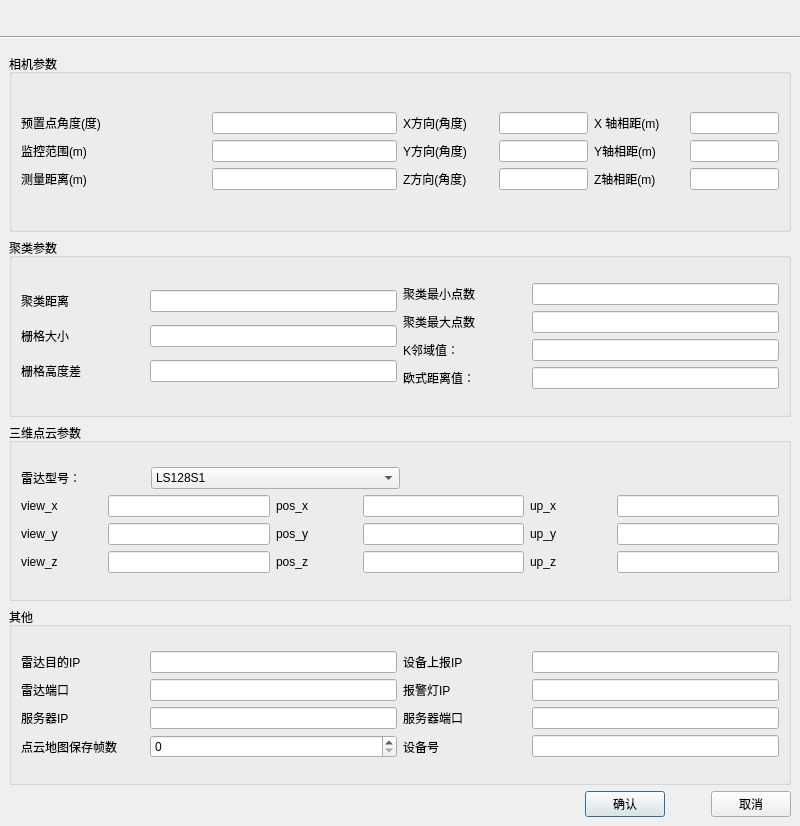
<?xml version="1.0" encoding="UTF-8"?>
<ui version="4.0">
 <class>AddLidar</class>
 <widget class="QDialog" name="AddLidar">
  <property name="geometry">
   <rect>
    <x>0</x>
    <y>0</y>
    <width>800</width>
    <height>826</height>
   </rect>
  </property>
  <property name="sizePolicy">
   <sizepolicy hsizetype="Fixed" vsizetype="Fixed">
    <horstretch>0</horstretch>
    <verstretch>0</verstretch>
   </sizepolicy>
  </property>
  <property name="windowTitle">
   <string>Dialog</string>
  </property>
  <layout class="QGridLayout" name="gridLayout_6">
   <property name="leftMargin">
    <number>0</number>
   </property>
   <property name="topMargin">
    <number>0</number>
   </property>
   <property name="rightMargin">
    <number>0</number>
   </property>
   <property name="bottomMargin">
    <number>0</number>
   </property>
   <item row="0" column="0">
    <widget class="ChildTitleBar" name="widget" native="true">
     <property name="minimumSize">
      <size>
       <width>0</width>
       <height>30</height>
      </size>
     </property>
     <property name="maximumSize">
      <size>
       <width>16777215</width>
       <height>30</height>
      </size>
     </property>
    </widget>
   </item>
   <item row="1" column="0">
    <widget class="Line" name="line">
     <property name="orientation">
      <enum>Qt::Horizontal</enum>
     </property>
    </widget>
   </item>
   <item row="2" column="0">
    <widget class="QWidget" name="widget_2" native="true">
     <layout class="QGridLayout" name="gridLayout_5">
      <item row="0" column="0">
       <layout class="QVBoxLayout" name="verticalLayout_10">
        <item>
         <layout class="QVBoxLayout" name="verticalLayout_3">
          <item>
           <widget class="QGroupBox" name="groupBox">
            <property name="title">
             <string>相机参数</string>
            </property>
            <layout class="QGridLayout" name="gridLayout_3">
             <item row="0" column="0">
              <layout class="QVBoxLayout" name="verticalLayout">
               <item>
                <layout class="QHBoxLayout" name="horizontalLayout_37">
                 <item>
                  <layout class="QHBoxLayout" name="horizontalLayout_2" stretch="1,1">
                   <item>
                    <widget class="QLabel" name="label_4">
                     <property name="text">
                      <string>预置点角度(度)  </string>
                     </property>
                     <property name="alignment">
                      <set>Qt::AlignLeading|Qt::AlignLeft|Qt::AlignVCenter</set>
                     </property>
                    </widget>
                   </item>
                   <item>
                    <widget class="QLineEdit" name="JAngle">
                     <property name="alignment">
                      <set>Qt::AlignCenter</set>
                     </property>
                    </widget>
                   </item>
                  </layout>
                 </item>
                 <item>
                  <layout class="QHBoxLayout" name="horizontalLayout_21">
                   <item>
                    <layout class="QHBoxLayout" name="horizontalLayout_3" stretch="1,1">
                     <item>
                      <widget class="QLabel" name="label_9">
                       <property name="text">
                        <string>X方向(角度)</string>
                       </property>
                      </widget>
                     </item>
                     <item>
                      <widget class="QLineEdit" name="XAngle">
                       <property name="alignment">
                        <set>Qt::AlignCenter</set>
                       </property>
                      </widget>
                     </item>
                    </layout>
                   </item>
                   <item>
                    <layout class="QHBoxLayout" name="horizontalLayout_5" stretch="1,1">
                     <item>
                      <widget class="QLabel" name="label">
                       <property name="text">
                        <string>X 轴相距(m)</string>
                       </property>
                      </widget>
                     </item>
                     <item>
                      <widget class="QLineEdit" name="base_x">
                       <property name="alignment">
                        <set>Qt::AlignCenter</set>
                       </property>
                      </widget>
                     </item>
                    </layout>
                   </item>
                  </layout>
                 </item>
                </layout>
               </item>
               <item>
                <layout class="QHBoxLayout" name="horizontalLayout_38">
                 <item>
                  <layout class="QHBoxLayout" name="horizontalLayout" stretch="1,1">
                   <item>
                    <widget class="QLabel" name="label_2">
                     <property name="text">
                      <string>监控范围(m)</string>
                     </property>
                     <property name="alignment">
                      <set>Qt::AlignLeading|Qt::AlignLeft|Qt::AlignVCenter</set>
                     </property>
                    </widget>
                   </item>
                   <item>
                    <widget class="QLineEdit" name="JDis">
                     <property name="alignment">
                      <set>Qt::AlignCenter</set>
                     </property>
                    </widget>
                   </item>
                  </layout>
                 </item>
                 <item>
                  <layout class="QHBoxLayout" name="horizontalLayout_26">
                   <item>
                    <layout class="QHBoxLayout" name="horizontalLayout_4" stretch="1,1">
                     <item>
                      <widget class="QLabel" name="label_3">
                       <property name="text">
                        <string>Y方向(角度)</string>
                       </property>
                       <property name="alignment">
                        <set>Qt::AlignLeading|Qt::AlignLeft|Qt::AlignVCenter</set>
                       </property>
                      </widget>
                     </item>
                     <item>
                      <widget class="QLineEdit" name="YAngle">
                       <property name="alignment">
                        <set>Qt::AlignCenter</set>
                       </property>
                      </widget>
                     </item>
                    </layout>
                   </item>
                   <item>
                    <layout class="QHBoxLayout" name="horizontalLayout_6" stretch="1,1">
                     <item>
                      <widget class="QLabel" name="label_5">
                       <property name="text">
                        <string>Y轴相距(m)</string>
                       </property>
                      </widget>
                     </item>
                     <item>
                      <widget class="QLineEdit" name="base_y">
                       <property name="alignment">
                        <set>Qt::AlignCenter</set>
                       </property>
                      </widget>
                     </item>
                    </layout>
                   </item>
                  </layout>
                 </item>
                </layout>
               </item>
               <item>
                <layout class="QHBoxLayout" name="horizontalLayout_39">
                 <item>
                  <layout class="QHBoxLayout" name="horizontalLayout_7" stretch="1,1">
                   <item>
                    <widget class="QLabel" name="label_6">
                     <property name="text">
                      <string>测量距离(m)</string>
                     </property>
                    </widget>
                   </item>
                   <item>
                    <widget class="QLineEdit" name="setradius">
                     <property name="alignment">
                      <set>Qt::AlignCenter</set>
                     </property>
                    </widget>
                   </item>
                  </layout>
                 </item>
                 <item>
                  <layout class="QHBoxLayout" name="horizontalLayout_34">
                   <item>
                    <layout class="QHBoxLayout" name="horizontalLayout_35" stretch="1,1">
                     <item>
                      <widget class="QLabel" name="label_18">
                       <property name="text">
                        <string>Z方向(角度)</string>
                       </property>
                       <property name="alignment">
                        <set>Qt::AlignLeading|Qt::AlignLeft|Qt::AlignVCenter</set>
                       </property>
                      </widget>
                     </item>
                     <item>
                      <widget class="QLineEdit" name="ZAngle">
                       <property name="alignment">
                        <set>Qt::AlignCenter</set>
                       </property>
                      </widget>
                     </item>
                    </layout>
                   </item>
                   <item>
                    <layout class="QHBoxLayout" name="horizontalLayout_36" stretch="1,1">
                     <item>
                      <widget class="QLabel" name="label_19">
                       <property name="text">
                        <string>Z轴相距(m)</string>
                       </property>
                      </widget>
                     </item>
                     <item>
                      <widget class="QLineEdit" name="base_z">
                       <property name="alignment">
                        <set>Qt::AlignCenter</set>
                       </property>
                      </widget>
                     </item>
                    </layout>
                   </item>
                  </layout>
                 </item>
                </layout>
               </item>
              </layout>
             </item>
            </layout>
           </widget>
          </item>
          <item>
           <widget class="QGroupBox" name="groupBox_2">
            <property name="title">
             <string>聚类参数</string>
            </property>
            <layout class="QGridLayout" name="gridLayout_4">
             <item row="0" column="0">
              <layout class="QHBoxLayout" name="horizontalLayout_41">
               <item>
                <layout class="QVBoxLayout" name="verticalLayout_6">
                 <item>
                  <layout class="QHBoxLayout" name="horizontalLayout_8" stretch="1,2">
                   <item>
                    <widget class="QLabel" name="label_7">
                     <property name="text">
                      <string>聚类距离</string>
                     </property>
                    </widget>
                   </item>
                   <item>
                    <widget class="QLineEdit" name="clusterTolerance">
                     <property name="alignment">
                      <set>Qt::AlignCenter</set>
                     </property>
                    </widget>
                   </item>
                  </layout>
                 </item>
                 <item>
                  <layout class="QHBoxLayout" name="horizontalLayout_11" stretch="1,2">
                   <item>
                    <widget class="QLabel" name="label_11">
                     <property name="text">
                      <string>栅格大小</string>
                     </property>
                    </widget>
                   </item>
                   <item>
                    <widget class="QLineEdit" name="resolution">
                     <property name="alignment">
                      <set>Qt::AlignCenter</set>
                     </property>
                    </widget>
                   </item>
                  </layout>
                 </item>
                 <item>
                  <layout class="QHBoxLayout" name="horizontalLayout_12" stretch="1,2">
                   <item>
                    <widget class="QLabel" name="label_12">
                     <property name="text">
                      <string>栅格高度差</string>
                     </property>
                    </widget>
                   </item>
                   <item>
                    <widget class="QLineEdit" name="difference_threshold">
                     <property name="alignment">
                      <set>Qt::AlignCenter</set>
                     </property>
                    </widget>
                   </item>
                  </layout>
                 </item>
                </layout>
               </item>
               <item>
                <layout class="QVBoxLayout" name="verticalLayout_2">
                 <item>
                  <layout class="QHBoxLayout" name="horizontalLayout_9" stretch="1,2">
                   <item>
                    <widget class="QLabel" name="label_8">
                     <property name="text">
                      <string>聚类最小点数</string>
                     </property>
                    </widget>
                   </item>
                   <item>
                    <widget class="QLineEdit" name="minClusterSize">
                     <property name="alignment">
                      <set>Qt::AlignCenter</set>
                     </property>
                    </widget>
                   </item>
                  </layout>
                 </item>
                 <item>
                  <layout class="QHBoxLayout" name="horizontalLayout_10" stretch="1,2">
                   <item>
                    <widget class="QLabel" name="label_10">
                     <property name="text">
                      <string>聚类最大点数</string>
                     </property>
                    </widget>
                   </item>
                   <item>
                    <widget class="QLineEdit" name="maxClusterSize">
                     <property name="alignment">
                      <set>Qt::AlignCenter</set>
                     </property>
                    </widget>
                   </item>
                  </layout>
                 </item>
                 <item>
                  <layout class="QHBoxLayout" name="horizontalLayout_27" stretch="1,2">
                   <item>
                    <widget class="QLabel" name="label_20">
                     <property name="text">
                      <string>K邻域值：</string>
                     </property>
                    </widget>
                   </item>
                   <item>
                    <widget class="QLineEdit" name="kValue">
                     <property name="alignment">
                      <set>Qt::AlignCenter</set>
                     </property>
                    </widget>
                   </item>
                  </layout>
                 </item>
                 <item>
                  <layout class="QHBoxLayout" name="horizontalLayout_40" stretch="1,2">
                   <item>
                    <widget class="QLabel" name="label_29">
                     <property name="text">
                      <string>欧式距离值：</string>
                     </property>
                    </widget>
                   </item>
                   <item>
                    <widget class="QLineEdit" name="distance">
                     <property name="alignment">
                      <set>Qt::AlignCenter</set>
                     </property>
                    </widget>
                   </item>
                  </layout>
                 </item>
                </layout>
               </item>
              </layout>
             </item>
            </layout>
           </widget>
          </item>
          <item>
           <widget class="QGroupBox" name="groupBox_3">
            <property name="title">
             <string>三维点云参数</string>
            </property>
            <layout class="QGridLayout" name="gridLayout">
             <item row="1" column="0">
              <layout class="QVBoxLayout" name="verticalLayout_9">
               <item>
                <layout class="QHBoxLayout" name="horizontalLayout_33">
                 <item>
                  <layout class="QHBoxLayout" name="horizontalLayout_14" stretch="1,2">
                   <item>
                    <widget class="QLabel" name="label_13">
                     <property name="text">
                      <string>雷达型号：</string>
                     </property>
                    </widget>
                   </item>
                   <item>
                    <widget class="QComboBox" name="comboBox">
                     <item>
                      <property name="text">
                       <string>LS128S1</string>
                      </property>
                     </item>
                     <item>
                      <property name="text">
                       <string>CH128X1</string>
                      </property>
                     </item>
                     <item>
                      <property name="text">
                       <string>C16</string>
                      </property>
                     </item>
                    </widget>
                   </item>
                  </layout>
                 </item>
                 <item>
                  <spacer name="horizontalSpacer_2">
                   <property name="orientation">
                    <enum>Qt::Horizontal</enum>
                   </property>
                   <property name="sizeHint" stdset="0">
                    <size>
                     <width>40</width>
                     <height>20</height>
                    </size>
                   </property>
                  </spacer>
                 </item>
                </layout>
               </item>
               <item>
                <layout class="QHBoxLayout" name="horizontalLayout_28">
                 <item>
                  <layout class="QVBoxLayout" name="verticalLayout_4">
                   <item>
                    <layout class="QHBoxLayout" name="horizontalLayout_30" stretch="1,2">
                     <item>
                      <widget class="QLabel" name="label_26">
                       <property name="text">
                        <string>view_x</string>
                       </property>
                      </widget>
                     </item>
                     <item>
                      <widget class="QLineEdit" name="view_x">
                       <property name="alignment">
                        <set>Qt::AlignCenter</set>
                       </property>
                      </widget>
                     </item>
                    </layout>
                   </item>
                   <item>
                    <layout class="QHBoxLayout" name="horizontalLayout_31" stretch="1,2">
                     <item>
                      <widget class="QLabel" name="label_27">
                       <property name="text">
                        <string>view_y</string>
                       </property>
                      </widget>
                     </item>
                     <item>
                      <widget class="QLineEdit" name="view_y">
                       <property name="alignment">
                        <set>Qt::AlignCenter</set>
                       </property>
                      </widget>
                     </item>
                    </layout>
                   </item>
                   <item>
                    <layout class="QHBoxLayout" name="horizontalLayout_32" stretch="1,2">
                     <item>
                      <widget class="QLabel" name="label_28">
                       <property name="text">
                        <string>view_z</string>
                       </property>
                      </widget>
                     </item>
                     <item>
                      <widget class="QLineEdit" name="view_z">
                       <property name="alignment">
                        <set>Qt::AlignCenter</set>
                       </property>
                      </widget>
                     </item>
                    </layout>
                   </item>
                  </layout>
                 </item>
                 <item>
                  <layout class="QVBoxLayout" name="verticalLayout_8">
                   <item>
                    <layout class="QHBoxLayout" name="horizontalLayout_22" stretch="1,2">
                     <item>
                      <widget class="QLabel" name="label_21">
                       <property name="text">
                        <string>pos_x</string>
                       </property>
                      </widget>
                     </item>
                     <item>
                      <widget class="QLineEdit" name="pos_x">
                       <property name="alignment">
                        <set>Qt::AlignCenter</set>
                       </property>
                      </widget>
                     </item>
                    </layout>
                   </item>
                   <item>
                    <layout class="QHBoxLayout" name="horizontalLayout_17" stretch="1,2">
                     <item>
                      <widget class="QLabel" name="label_16">
                       <property name="text">
                        <string>pos_y</string>
                       </property>
                      </widget>
                     </item>
                     <item>
                      <widget class="QLineEdit" name="pos_y">
                       <property name="alignment">
                        <set>Qt::AlignCenter</set>
                       </property>
                      </widget>
                     </item>
                    </layout>
                   </item>
                   <item>
                    <layout class="QHBoxLayout" name="horizontalLayout_23" stretch="1,2">
                     <item>
                      <widget class="QLabel" name="label_22">
                       <property name="text">
                        <string>pos_z</string>
                       </property>
                      </widget>
                     </item>
                     <item>
                      <widget class="QLineEdit" name="pos_z">
                       <property name="alignment">
                        <set>Qt::AlignCenter</set>
                       </property>
                      </widget>
                     </item>
                    </layout>
                   </item>
                  </layout>
                 </item>
                 <item>
                  <layout class="QVBoxLayout" name="verticalLayout_7">
                   <item>
                    <layout class="QHBoxLayout" name="horizontalLayout_15" stretch="1,2">
                     <item>
                      <widget class="QLabel" name="label_14">
                       <property name="text">
                        <string>up_x</string>
                       </property>
                      </widget>
                     </item>
                     <item>
                      <widget class="QLineEdit" name="up_x">
                       <property name="alignment">
                        <set>Qt::AlignCenter</set>
                       </property>
                      </widget>
                     </item>
                    </layout>
                   </item>
                   <item>
                    <layout class="QHBoxLayout" name="horizontalLayout_16" stretch="1,2">
                     <item>
                      <widget class="QLabel" name="label_15">
                       <property name="text">
                        <string>up_y</string>
                       </property>
                      </widget>
                     </item>
                     <item>
                      <widget class="QLineEdit" name="up_y">
                       <property name="alignment">
                        <set>Qt::AlignCenter</set>
                       </property>
                      </widget>
                     </item>
                    </layout>
                   </item>
                   <item>
                    <layout class="QHBoxLayout" name="horizontalLayout_24" stretch="1,2">
                     <item>
                      <widget class="QLabel" name="label_23">
                       <property name="text">
                        <string>up_z</string>
                       </property>
                      </widget>
                     </item>
                     <item>
                      <widget class="QLineEdit" name="up_z">
                       <property name="alignment">
                        <set>Qt::AlignCenter</set>
                       </property>
                      </widget>
                     </item>
                    </layout>
                   </item>
                  </layout>
                 </item>
                </layout>
               </item>
              </layout>
             </item>
            </layout>
           </widget>
          </item>
          <item>
           <widget class="QGroupBox" name="groupBox_4">
            <property name="title">
             <string>其他</string>
            </property>
            <layout class="QGridLayout" name="gridLayout_2">
             <item row="0" column="0">
              <layout class="QVBoxLayout" name="verticalLayout_5">
               <item>
                <layout class="QHBoxLayout" name="horizontalLayout_19" stretch="1,1">
                 <item>
                  <layout class="QHBoxLayout" name="horizontalLayout_44" stretch="1,2">
                   <item>
                    <widget class="QLabel" name="label_32">
                     <property name="text">
                      <string>雷达目的IP</string>
                     </property>
                    </widget>
                   </item>
                   <item>
                    <widget class="QLineEdit" name="lidarAddress">
                     <property name="alignment">
                      <set>Qt::AlignCenter</set>
                     </property>
                    </widget>
                   </item>
                  </layout>
                 </item>
                 <item>
                  <layout class="QHBoxLayout" name="horizontalLayout_43" stretch="1,2">
                   <item>
                    <widget class="QLabel" name="label_31">
                     <property name="text">
                      <string>设备上报IP</string>
                     </property>
                    </widget>
                   </item>
                   <item>
                    <widget class="QLineEdit" name="dataAddress">
                     <property name="alignment">
                      <set>Qt::AlignCenter</set>
                     </property>
                    </widget>
                   </item>
                  </layout>
                 </item>
                </layout>
               </item>
               <item>
                <layout class="QHBoxLayout" name="horizontalLayout_20" stretch="1,1">
                 <item>
                  <layout class="QHBoxLayout" name="horizontalLayout_29" stretch="1,2">
                   <item>
                    <widget class="QLabel" name="label_25">
                     <property name="text">
                      <string>雷达端口</string>
                     </property>
                    </widget>
                   </item>
                   <item>
                    <widget class="QLineEdit" name="lidarPort">
                     <property name="alignment">
                      <set>Qt::AlignCenter</set>
                     </property>
                    </widget>
                   </item>
                  </layout>
                 </item>
                 <item>
                  <layout class="QHBoxLayout" name="horizontalLayout_25" stretch="1,2">
                   <item>
                    <widget class="QLabel" name="label_24">
                     <property name="text">
                      <string>报警灯IP</string>
                     </property>
                    </widget>
                   </item>
                   <item>
                    <widget class="QLineEdit" name="ledIp">
                     <property name="alignment">
                      <set>Qt::AlignCenter</set>
                     </property>
                    </widget>
                   </item>
                  </layout>
                 </item>
                </layout>
               </item>
               <item>
                <layout class="QHBoxLayout" name="horizontalLayout_46" stretch="1,1">
                 <item>
                  <layout class="QHBoxLayout" name="horizontalLayout_47" stretch="1,2">
                   <item>
                    <widget class="QLabel" name="label_33">
                     <property name="text">
                      <string>服务器IP</string>
                     </property>
                    </widget>
                   </item>
                   <item>
                    <widget class="QLineEdit" name="serverIP">
                     <property name="alignment">
                      <set>Qt::AlignCenter</set>
                     </property>
                    </widget>
                   </item>
                  </layout>
                 </item>
                 <item>
                  <layout class="QHBoxLayout" name="horizontalLayout_48" stretch="1,2">
                   <item>
                    <widget class="QLabel" name="label_34">
                     <property name="text">
                      <string>服务器端口</string>
                     </property>
                    </widget>
                   </item>
                   <item>
                    <widget class="QLineEdit" name="serverPort">
                     <property name="alignment">
                      <set>Qt::AlignCenter</set>
                     </property>
                    </widget>
                   </item>
                  </layout>
                 </item>
                </layout>
               </item>
               <item>
                <layout class="QHBoxLayout" name="horizontalLayout_45" stretch="1,1">
                 <item>
                  <layout class="QHBoxLayout" name="horizontalLayout_18" stretch="1,2">
                   <item>
                    <widget class="QLabel" name="label_17">
                     <property name="text">
                      <string>点云地图保存帧数</string>
                     </property>
                    </widget>
                   </item>
                   <item>
                    <widget class="QSpinBox" name="spinBox_map"/>
                   </item>
                  </layout>
                 </item>
                 <item>
                  <layout class="QHBoxLayout" name="horizontalLayout_42" stretch="1,2">
                   <item>
                    <widget class="QLabel" name="label_30">
                     <property name="text">
                      <string>设备号</string>
                     </property>
                    </widget>
                   </item>
                   <item>
                    <widget class="QLineEdit" name="deviceID">
                     <property name="alignment">
                      <set>Qt::AlignCenter</set>
                     </property>
                    </widget>
                   </item>
                  </layout>
                 </item>
                </layout>
               </item>
              </layout>
             </item>
            </layout>
           </widget>
          </item>
         </layout>
        </item>
        <item>
         <layout class="QHBoxLayout" name="horizontalLayout_13" stretch="2,0,0,0">
          <item>
           <spacer name="horizontalSpacer_3">
            <property name="orientation">
             <enum>Qt::Horizontal</enum>
            </property>
            <property name="sizeHint" stdset="0">
             <size>
              <width>40</width>
              <height>20</height>
             </size>
            </property>
           </spacer>
          </item>
          <item>
           <widget class="QPushButton" name="btn_sure">
            <property name="text">
             <string>确认</string>
            </property>
           </widget>
          </item>
          <item>
           <spacer name="horizontalSpacer">
            <property name="orientation">
             <enum>Qt::Horizontal</enum>
            </property>
            <property name="sizeHint" stdset="0">
             <size>
              <width>40</width>
              <height>20</height>
             </size>
            </property>
           </spacer>
          </item>
          <item>
           <widget class="QPushButton" name="btn_no">
            <property name="text">
             <string>取消</string>
            </property>
           </widget>
          </item>
         </layout>
        </item>
       </layout>
      </item>
     </layout>
    </widget>
   </item>
  </layout>
 </widget>
 <customwidgets>
  <customwidget>
   <class>ChildTitleBar</class>
   <extends>QWidget</extends>
   <header location="global">childtitlebar.h</header>
   <container>1</container>
  </customwidget>
 </customwidgets>
 <resources/>
 <connections/>
</ui>
